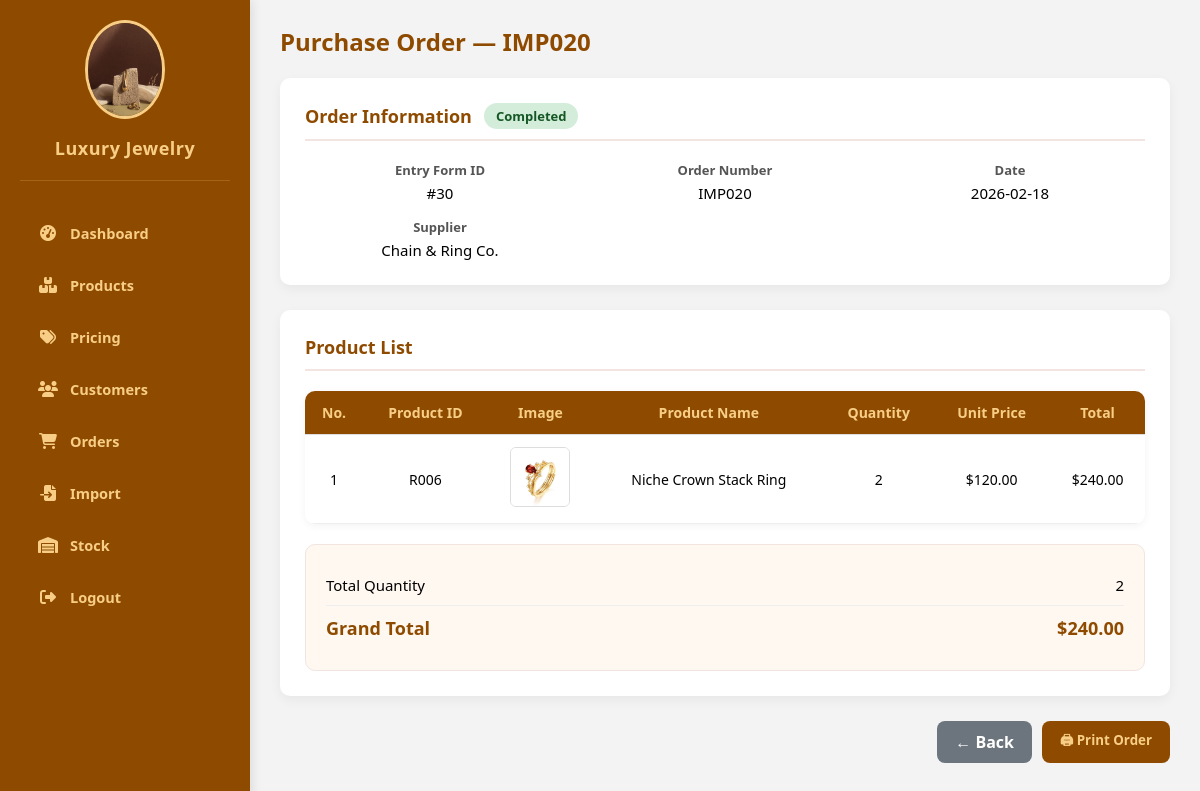
Page /admin/Import_product/entry_form_detail.php?id=30 on the committed database.
### tables this page shows
CREATE TABLE `goods_receipt` (
  `id` int(11) NOT NULL AUTO_INCREMENT,
  `order_number` varchar(50) NOT NULL,
  `entry_date` date NOT NULL,
  `supplier` varchar(255) DEFAULT NULL,
  `total_quantity` int(11) DEFAULT 0,
  `total_value` decimal(15,2) DEFAULT 0.00,
  `status` enum('Draft','Completed') DEFAULT 'Draft',
  `created_at` timestamp NOT NULL DEFAULT current_timestamp(),
  PRIMARY KEY (`id`)
);

CREATE TABLE `goods_receipt_items` (
  `id` int(11) NOT NULL AUTO_INCREMENT,
  `receipt_id` int(11) DEFAULT NULL,
  `product_id` varchar(50) DEFAULT NULL,
  `product_name` varchar(255) DEFAULT NULL,
  `quantity` int(11) DEFAULT NULL,
  `unit_price` decimal(15,2) DEFAULT NULL,
  `total_price` decimal(15,2) DEFAULT NULL,
  PRIMARY KEY (`id`),
  KEY `receipt_id` (`receipt_id`),
  CONSTRAINT `goods_receipt_items_ibfk_1` FOREIGN KEY (`receipt_id`) REFERENCES `goods_receipt` (`id`) ON DELETE CASCADE
);

CREATE TABLE `products` (
  `id` varchar(50) NOT NULL,
  `name` varchar(255) DEFAULT NULL,
  `price` decimal(15,2) DEFAULT NULL,
  `image` varchar(255) DEFAULT NULL,
  `cost_price` decimal(15,2) DEFAULT 0.00,
  `profit_percent` int(11) DEFAULT 0,
  `stock` int(11) DEFAULT 0,
  `category` varchar(100) DEFAULT NULL,
  `gender` varchar(20) DEFAULT NULL,
  PRIMARY KEY (`id`)
);

### admin/Import_product/entry_form_detail.php (the view, shortened to what this page needs)
<?php
require_once '../../config/config.php';
$id = (int)($_GET['id'] ?? 0);
$stmt_form = $conn->prepare("SELECT * FROM goods_receipt WHERE id = ?");
$stmt_form->bind_param('i', $id);
$stmt_form->execute();
$form = $stmt_form->get_result()->fetch_assoc();
$stmt_items = $conn->prepare("
    SELECT d.*, p.image
    FROM goods_receipt_items d
    LEFT JOIN products p ON d.product_id = p.id
    WHERE d.receipt_id = ?
    ORDER BY d.id ASC
");
$stmt_items->bind_param('i', $id);
$stmt_items->execute();
$items = $stmt_items->get_result()->fetch_all(MYSQLI_ASSOC);
$badge_class = $form['status'] === 'Completed' ? 'badge-completed' : 'badge-draft';
?>
<!DOCTYPE html>
<html lang="en">
<head>
  <link rel="stylesheet" href="../admin_function.css">
</head>
<body>
<?php include '../sidebar_include.php'; ?>
<main>
  <header>
    <h1>Purchase Order — <?php echo htmlspecialchars($form['order_number']); ?></h1>
  </header>
  <div class="card">
    <div class="card-header">
      Order Information
      <span class="badge <?php echo $badge_class; ?>"><?php echo $form['status']; ?></span>
    </div>
    <div class="info-grid">
      <div>
        <div class="info-label">Entry Form ID</div>
        <div class="info-value">#<?php echo $form['id']; ?></div>
      </div>
      <div>
        <div class="info-label">Order Number</div>
        <div class="info-value"><?php echo htmlspecialchars($form['order_number']); ?></div>
      </div>
      <div>
        <div class="info-label">Date</div>
        <div class="info-value"><?php echo htmlspecialchars($form['entry_date']); ?></div>
      </div>
      <div>
        <div class="info-label">Supplier</div>
        <div class="info-value"><?php echo htmlspecialchars($form['supplier'] ?? '—'); ?></div>
      </div>
    </div>
  </div>
  <div class="card">
    <div class="card-header">Product List</div>
    <table>
      <thead>
        <tr>
          <th>No.</th>
          <th>Product ID</th>
          <th>Image</th>
          <th>Product Name</th>
          <th>Quantity</th>
          <th>Unit Price</th>
          <th>Total</th>
        </tr>
      </thead>
      <tbody>
        <?php if (empty($items)): ?>
          <tr><td colspan="7" style="color:#888;padding:25px;">No products found.</td></tr>
        <?php else: ?>
          <?php foreach ($items as $i => $row): ?>
          <tr>
            <td><?php echo $i + 1; ?></td>
            <td><?php echo htmlspecialchars($row['product_id']); ?></td>
            <td>
              <img src="../../images/<?php echo htmlspecialchars($row['image'] ?? ($row['product_id'] . '.jpg')); ?>"
                   class="product-image" onerror="this.style.opacity='0.2'">
            </td>
            <td><?php echo htmlspecialchars($row['product_name']); ?></td>
            <td><?php echo intval($row['quantity']); ?></td>
            <td>$<?php echo number_format($row['unit_price'], 2); ?></td>
            <td>$<?php echo number_format($row['total_price'], 2); ?></td>
          </tr>
          <?php endforeach; ?>
        <?php endif; ?>
      </tbody>
    </table>
    <div class="summary-card">
      <div class="summary-row">
        <span>Total Quantity</span>
        <span><?php echo intval($form['total_quantity']); ?></span>
      </div>
      <div class="summary-row summary-total">
        <span>Grand Total</span>
        <span>$<?php echo number_format($form['total_value'], 2); ?></span>
      </div>
    </div>
  </div>
  <div class="action-buttons">
    <a href="import_management.php" class="btn btn-secondary">← Back</a>
    <button type="button" class="btn btn-primary"
            onclick="document.getElementById('print_order').checked = true;">
      🖨 Print Order
    </button>
  </div>
</main>
</body>
</html>

### admin/admin_function.css (style rules this page uses)
* { margin: 0; padding: 0; box-sizing: border-box; font-family: "Segoe UI", sans-serif; }
body { display: flex; min-height: 100vh; background-color: #f3f3f3; }
main { flex: 1; padding: 25px 30px; margin-left: 250px; }
header h1 { color: #8e4b00; margin-bottom: 20px; }
.card { background: white; border-radius: 10px; box-shadow: 0 2px 5px rgba(0, 0, 0, 0.1); flex: 1; min-width: 200px; padding: 20px; text-align: center; transition: transform 0.3s; }
table { width: 100%; border-collapse: collapse; background: white; border-radius: 10px; overflow: hidden; box-shadow: 0 2px 5px rgba(0, 0, 0, 0.1); }
th, td { padding: 12px; text-align: left; border-bottom: 1px solid #ddd; }
th { background-color: #8e4b00; color: #f8ce86; }
.btn { display: inline-block; padding: 10px 16px; background-color: #8e4b00; color: #f8ce86; text-decoration: none; border-radius: 8px; font-weight: bold; text-align: center; transition: all 0.3s; border: none; }

### admin/Import_product/entry_form_detail.php (style rules this page uses)
header h1 { font-size: 24px; color: #8e4b00; margin-bottom: 20px; }
.card { background: white; border-radius: 10px; box-shadow: 0 4px 12px rgba(0,0,0,0.05); padding: 25px; margin-bottom: 25px; }
.card-header { font-weight: bold; font-size: 18px; color: #8e4b00; margin-bottom: 20px; border-bottom: 2px solid #f1e4e1; padding-bottom: 10px; display: flex; align-items: center; gap: 12px; }
.info-grid { display: grid; grid-template-columns: repeat(auto-fit, minmax(250px, 1fr)); gap: 15px; }
.info-label { font-weight: 600; color: #555; margin-bottom: 4px; font-size: 13px; }
.info-value { font-size: 15px; }
table { width: 100%; border-collapse: collapse; border-radius: 10px; overflow: hidden; box-shadow: 0 2px 8px rgba(0,0,0,0.05); margin-top: 20px; }
th { background-color: #8e4b00; color: #f8ce86; font-weight: 600; text-align: center; padding: 12px 10px; font-size: 14px; }
td { text-align: center; padding: 12px 10px; border-bottom: 1px solid #eee; font-size: 14px; }
.product-image { width: 60px; height: 60px; border-radius: 6px; object-fit: cover; border: 1px solid #ddd; }
.summary-card { background: #fff8f0; border-radius: 10px; padding: 20px; margin-top: 20px; border: 1px solid #f1e4e1; }
.summary-row { display: flex; justify-content: space-between; padding: 10px 0; border-bottom: 1px solid #eee; font-size: 15px; }
.summary-row:last-child { border-bottom: none; }
.summary-total { font-weight: bold; font-size: 18px; color: #8e4b00; }
.btn { display: inline-block; padding: 10px 18px; border-radius: 8px; font-weight: 600; cursor: pointer; text-decoration: none; transition: 0.3s; border: none; }
.btn-primary { background-color: #8e4b00; color: #f8ce86; }
.btn-secondary { background-color: #6c757d; color: white; }
.action-buttons { display: flex; justify-content: flex-end; gap: 10px; margin-top: 25px; }
.badge { display: inline-block; padding: 4px 12px; border-radius: 20px; font-size: 13px; font-weight: 700; }
.badge-completed { background: #d4edda; color: #155724; }

### rows in the picture
goods_receipt: order_number "IMP020", status "Completed", id "30", entry_date "2026-02-18", supplier "Chain & Ring Co.", total_quantity "2", total_value "240.00"
goods_receipt_items: product "R006", product.image (picture), product_name "Niche Crown Stack Ring", quantity "2", unit_price "120.00", total_price "240.00"
